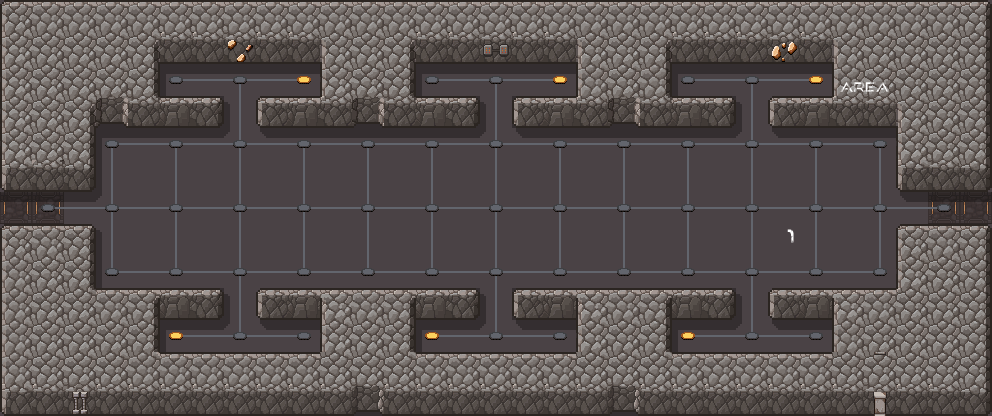

The image is a tile-based game level rendered from a .tmx file. Its description and complete source (layers, tilesets, objects, tile grids) follow:
An orthogonal 31x13 tile map with 32x32 px tiles, 6 tile layers (floor, shadow, wall, p, ...), 3 tilesets.

<map version="1.10" tiledversion="1.10.2" orientation="orthogonal" renderorder="right-down" width="31" height="13" tilewidth="32" tileheight="32" infinite="0" nextlayerid="8" nextobjectid="1">
 <tileset firstgid="1" source="scifi_dungeon_tileset2.tsx" />
 <tileset firstgid="241" source="scifi_dungeon_tileset.tsx" />
 <tileset firstgid="433" source="scifi_tileset_01.tsx" />
 <layer id="3" name="floor" width="31" height="13">
  <data encoding="csv">
151,151,151,151,151,151,151,151,151,151,151,151,151,151,151,151,151,151,151,151,151,151,151,151,151,151,151,151,151,151,151,
151,151,151,151,151,151,151,151,151,151,151,151,151,151,151,151,151,151,151,151,151,151,151,151,151,151,151,151,151,151,151,
151,151,151,151,151,151,151,151,151,151,151,151,151,151,151,151,151,151,151,151,151,151,151,151,151,151,151,151,151,151,151,
151,151,151,151,151,151,151,151,151,151,151,151,151,151,151,151,151,151,151,151,151,151,151,151,151,151,151,151,151,151,151,
151,151,151,151,151,151,151,151,151,151,151,151,151,151,151,151,151,151,151,151,151,151,151,151,151,151,151,151,151,151,151,
151,151,151,151,151,151,151,151,151,151,151,151,151,151,151,151,151,151,151,151,151,151,151,151,151,151,151,151,151,151,151,
181,181,151,151,151,151,151,151,151,151,151,151,151,151,151,151,151,151,151,151,151,151,151,151,151,151,151,151,151,181,181,
151,151,151,151,151,151,151,151,151,151,151,151,151,151,151,151,151,151,151,151,151,151,151,151,151,151,151,151,151,151,151,
151,151,151,151,151,151,151,151,151,151,151,151,151,151,151,151,151,151,151,151,151,151,151,151,151,151,151,151,151,151,151,
151,151,151,151,151,151,151,151,151,151,151,151,151,151,151,151,151,151,151,151,151,151,151,151,151,151,151,151,151,151,151,
151,151,151,151,151,151,151,151,151,151,151,151,151,151,151,151,151,151,151,151,151,151,151,151,151,151,151,151,151,151,151,
151,151,151,151,151,151,151,151,151,151,151,151,151,151,151,151,151,151,151,151,151,151,151,151,151,151,151,151,151,151,151,
151,151,151,151,151,151,151,151,151,151,151,151,151,151,151,151,151,151,151,151,151,151,151,151,151,151,151,151,151,151,151
</data>
 </layer>
 <layer id="5" name="shadow" width="31" height="13" opacity="0.3">
  <data encoding="csv">
0,0,0,0,0,0,0,0,0,0,0,0,0,0,0,0,0,0,0,0,0,0,0,0,0,0,0,0,0,0,0,
0,0,0,0,0,0,0,0,0,0,0,0,0,0,0,0,0,0,0,0,0,0,0,0,0,0,0,22,0,0,0,
22,22,22,22,0,13,22,22,22,22,0,22,0,13,22,22,22,22,22,22,0,13,22,22,22,22,22,22,22,22,22,
0,0,0,36,0,0,36,33,0,0,0,36,0,0,36,33,36,0,0,36,0,0,36,33,0,0,0,0,0,0,0,
0,0,0,13,22,22,22,23,24,22,22,22,22,22,22,23,24,22,22,22,22,22,22,23,24,22,22,22,0,0,0,
22,0,36,43,0,0,0,0,0,0,0,0,0,0,0,0,0,0,0,0,0,0,0,0,0,0,0,0,0,0,0,
22,22,22,23,0,0,0,0,0,0,0,0,0,0,0,0,0,0,0,0,0,0,0,0,0,0,0,0,24,22,22,
0,0,0,33,0,0,0,0,0,0,0,0,0,0,0,0,0,0,0,0,0,0,0,0,0,0,0,0,0,0,0,
22,22,0,43,0,0,0,0,0,0,0,0,0,0,0,0,0,0,0,0,0,0,0,0,0,0,0,0,0,13,22,
0,0,0,0,0,0,36,33,0,0,0,0,0,0,36,33,36,0,0,0,0,0,36,33,0,0,0,0,0,43,0,
0,0,24,22,0,13,22,23,24,22,22,13,0,13,22,23,24,22,0,13,0,13,22,23,24,22,0,13,22,23,0,
0,0,0,0,0,0,0,0,0,0,0,0,0,0,0,0,0,0,0,0,0,0,0,0,0,0,0,0,0,0,0,
0,0,0,0,0,0,0,0,0,0,0,36,0,0,0,0,0,0,0,36,0,0,0,0,0,0,0,0,0,0,0
</data>
 </layer>
 <layer id="4" name="wall" width="31" height="13">
  <data encoding="csv">
34,53,53,53,53,53,53,53,53,53,53,53,53,53,53,53,53,53,53,53,53,53,53,53,53,53,53,53,53,53,32,
25,1,1,1,11,85,85,334,85,85,15,1,11,85,85,328,85,85,15,1,11,85,85,85,327,85,15,1,1,1,21,
25,1,1,1,21,0,0,0,0,0,25,1,21,0,0,0,0,0,44,1,42,0,0,0,0,0,44,1,1,1,21,
25,1,11,3,82,7,8,0,6,7,82,3,82,7,8,0,6,7,82,3,82,7,8,0,6,7,82,101,15,1,21,
25,1,21,0,0,0,0,0,0,0,0,0,0,0,0,0,0,0,0,0,0,0,0,0,0,0,0,0,25,1,21,
14,82,12,0,0,0,0,0,0,0,0,0,0,0,0,0,0,0,0,0,0,0,0,0,0,0,0,0,14,101,12,
0,0,0,0,0,0,0,0,0,0,0,0,0,0,0,0,0,0,0,0,0,0,0,0,0,0,0,0,0,0,0,
34,53,32,0,0,0,0,0,0,0,0,0,0,0,0,0,0,0,0,0,0,0,0,0,0,0,0,0,34,53,32,
44,1,21,0,0,0,0,0,0,0,0,0,0,0,0,0,0,0,0,0,0,0,0,0,0,0,0,0,25,1,21,
44,1,31,53,65,7,8,0,6,7,53,53,53,7,8,0,6,7,53,53,53,7,8,0,6,7,64,53,35,1,21,
44,1,1,1,21,0,0,0,0,0,25,1,21,0,0,0,0,0,25,1,21,0,0,0,0,0,44,1,1,1,21,
44,1,1,1,1,53,53,53,53,53,1,1,1,53,53,53,53,53,1,1,1,53,53,53,53,53,1,1,1,1,21,
14,85,329,85,85,85,85,85,85,85,85,322,85,85,85,85,85,85,85,322,85,85,85,85,85,85,85,325,85,85,12
</data>
 </layer>
 <layer id="7" name="p" width="31" height="13">
  <data encoding="csv">
0,0,0,0,0,0,0,0,0,0,0,0,0,0,0,0,0,0,0,0,0,0,0,0,0,0,0,0,0,0,0,
0,0,0,0,0,0,0,0,0,0,0,0,0,0,0,0,0,0,0,0,0,0,0,0,0,0,0,0,0,0,0,
0,0,0,0,0,0,0,0,0,0,0,0,0,0,0,0,0,0,0,0,0,0,0,0,0,0,583,584,0,0,0,
0,0,0,0,0,0,0,0,0,0,0,0,0,0,0,0,0,0,0,0,0,0,0,0,0,0,0,0,0,0,0,
0,0,0,0,0,0,0,0,0,0,0,0,0,0,0,0,0,0,0,0,0,0,0,0,0,0,0,0,0,0,0,
0,0,0,0,0,0,0,0,0,0,0,0,0,0,0,0,0,0,0,0,0,0,0,0,0,0,0,0,0,0,0,
0,0,0,0,0,0,0,0,0,0,0,0,0,0,0,0,0,0,0,0,0,0,0,0,0,0,0,0,0,0,0,
0,0,0,0,0,0,0,0,0,0,0,0,0,0,0,0,0,0,0,0,0,0,0,0,586,0,0,0,0,0,0,
0,0,0,0,0,0,0,0,0,0,0,0,0,0,0,0,0,0,0,0,0,0,0,0,0,0,0,0,0,0,0,
0,0,0,0,0,0,0,0,0,0,0,0,0,0,0,0,0,0,0,0,0,0,0,0,0,0,0,0,0,0,0,
0,0,0,0,0,0,0,0,0,0,0,0,0,0,0,0,0,0,0,0,0,0,0,0,0,0,0,0,0,0,0,
0,0,0,0,0,0,0,0,0,0,0,0,0,0,0,0,0,0,0,0,0,0,0,0,0,0,0,0,0,0,0,
0,0,0,0,0,0,0,0,0,0,0,0,0,0,0,0,0,0,0,0,0,0,0,0,0,0,0,0,0,0,0
</data>
 </layer>
 <layer id="6" name="line" width="31" height="13">
  <data encoding="csv">
0,0,0,0,0,0,0,0,0,0,0,0,0,0,0,0,0,0,0,0,0,0,0,0,0,0,0,0,0,0,0,
0,0,0,0,0,0,0,0,0,0,0,0,0,0,0,0,0,0,0,0,0,0,0,0,0,0,0,0,0,0,0,
0,0,0,0,0,170,2684354739,3221225631,2684354739,3221225642,0,0,0,170,2684354739,3221225631,2684354739,3221225642,0,0,0,170,2684354739,3221225631,2684354739,3221225642,0,0,0,0,0,
0,0,0,0,0,0,0,3221225651,0,0,0,0,0,0,0,3221225651,0,0,0,0,0,0,0,3221225651,0,0,0,0,0,0,0,
0,0,0,2684354720,2684354739,3221225631,2684354739,169,2684354739,3221225631,2684354739,3221225631,2684354739,3221225631,2684354739,169,2684354739,3221225631,2684354739,3221225631,2684354739,3221225631,2684354739,169,2684354739,3221225631,2684354739,3221225632,0,0,0,
0,0,0,3221225651,0,3221225651,0,3221225651,0,3221225651,0,3221225651,0,3221225651,0,179,0,179,0,179,0,179,0,179,0,179,0,179,0,0,0,
0,170,1610612915,169,2684354739,169,2684354739,169,2684354739,169,2684354739,169,2684354739,169,2684354739,169,2684354739,169,2684354739,169,2684354739,169,2684354739,169,2684354739,169,2684354739,169,1610612915,3221225642,0,
0,0,0,3221225651,0,3221225651,0,3221225651,0,3221225651,0,3221225651,0,3221225651,0,179,0,179,0,179,0,179,0,179,0,179,0,179,0,0,0,
0,0,0,160,2684354739,159,2684354739,169,2684354739,159,2684354739,159,2684354739,159,2684354739,169,2684354739,159,2684354739,159,2684354739,159,2684354739,169,2684354739,159,2684354739,1610612896,0,0,0,
0,0,0,0,0,0,0,3221225651,0,0,0,0,0,0,0,3221225651,0,0,0,0,0,0,0,3221225651,0,0,0,0,0,0,0,
0,0,0,0,0,170,2684354739,159,2684354739,3221225642,0,0,0,170,2684354739,159,2684354739,3221225642,0,0,0,170,2684354739,159,2684354739,3221225642,0,0,0,0,0,
0,0,0,0,0,0,0,0,0,0,0,0,0,0,0,0,0,0,0,0,0,0,0,0,0,0,0,0,0,0,0,
0,0,0,0,0,0,0,0,0,0,0,0,0,0,0,0,0,0,0,0,0,0,0,0,0,0,0,0,0,0,0
</data>
 </layer>
 <layer id="1" name="point" width="31" height="13">
  <data encoding="csv">
0,0,0,0,0,0,0,0,0,0,0,0,0,0,0,0,0,0,0,0,0,0,0,0,0,0,0,0,0,0,0,
0,0,0,0,0,0,0,0,0,0,0,0,0,0,0,0,0,0,0,0,0,0,0,0,0,0,0,0,0,0,0,
0,0,0,0,0,168,0,168,0,158,0,0,0,168,0,168,0,158,0,0,0,168,0,168,0,158,0,0,0,0,0,
0,0,0,0,86,0,0,0,0,0,85,0,86,0,0,0,0,0,85,0,86,0,0,0,0,0,85,0,0,0,0,
0,0,0,168,0,168,0,168,0,168,0,168,0,168,0,168,0,168,0,168,0,168,0,168,0,168,0,168,0,0,0,
0,0,0,0,0,0,0,0,0,0,0,0,0,0,0,0,0,0,0,0,0,0,0,0,0,0,0,0,0,0,0,
0,168,0,168,0,168,0,168,0,168,0,168,0,168,0,168,0,168,0,168,0,168,0,168,0,168,0,168,0,168,0,
0,0,0,0,0,0,0,0,0,0,0,0,0,0,0,0,0,0,0,0,0,0,0,0,0,0,0,0,0,0,0,
0,0,0,168,0,168,0,168,0,168,0,168,0,168,0,168,0,168,0,168,0,168,0,168,0,168,0,168,0,0,0,
0,0,0,0,0,0,0,0,0,0,64,0,65,0,0,0,0,0,64,0,65,0,0,0,0,0,0,0,0,0,0,
0,0,0,0,0,158,0,168,0,168,0,0,0,158,0,168,0,168,0,0,0,158,0,168,0,168,0,0,0,0,0,
0,0,0,0,52,0,0,0,0,0,0,0,0,0,0,0,0,0,0,0,0,0,0,0,0,0,0,115,0,0,0,
0,0,0,0,0,0,0,0,0,0,0,0,0,0,0,0,0,0,0,0,0,0,0,0,0,0,0,0,0,0,0
</data>
 </layer>
</map>
